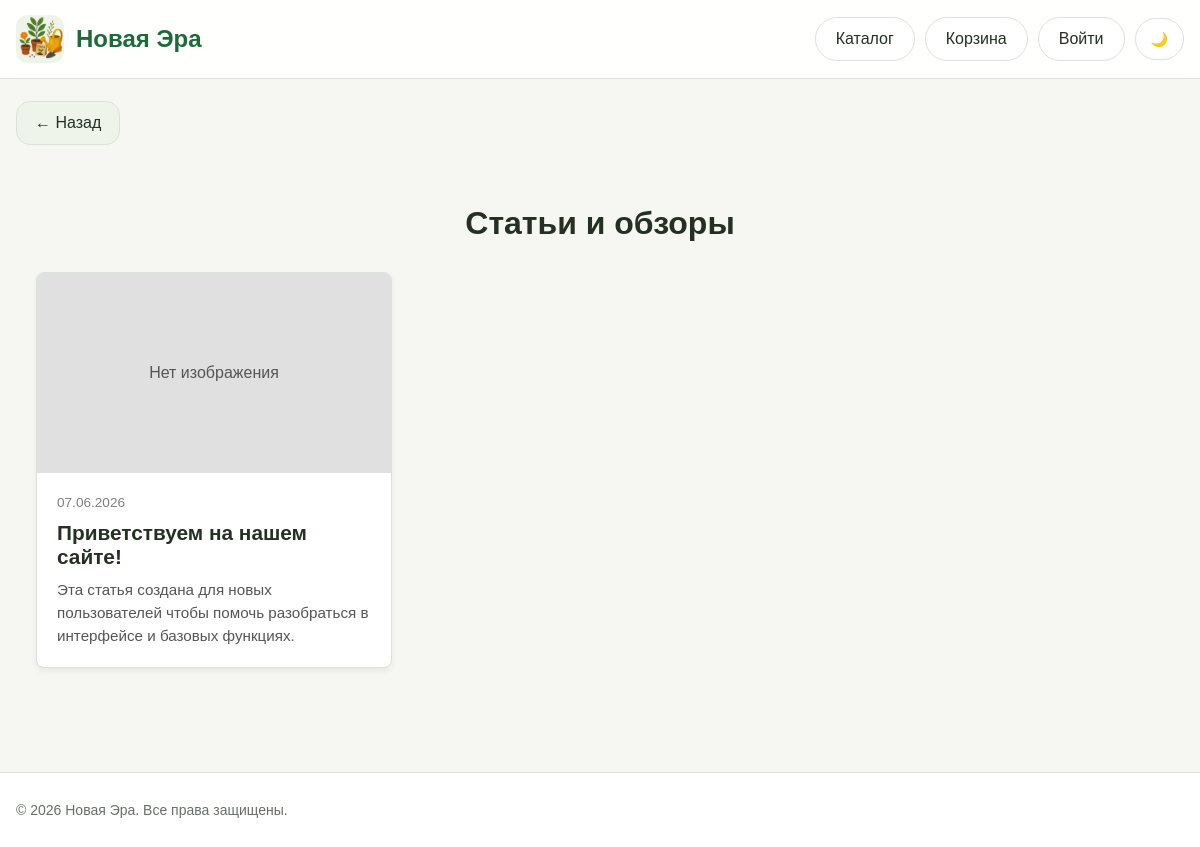
/blog, run on an earlier commit of the app's database.
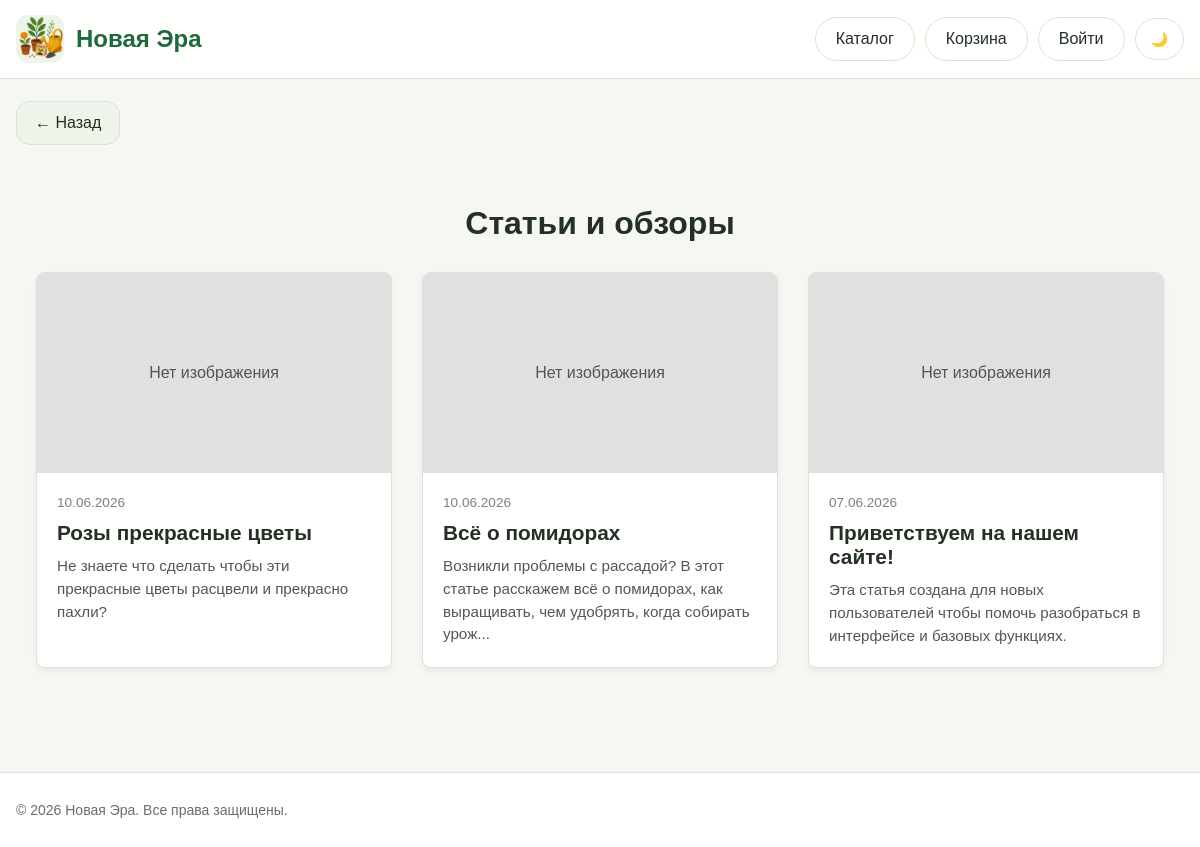
And on a later commit of the database.
### models.py (models this page shows)
class Post(db.Model):
    __tablename__ = 'post'
    id = db.Column(db.Integer, primary_key=True)
    title = db.Column(db.String(200), nullable=False)
    content = db.Column(db.Text, nullable=False)
    date_posted = db.Column(db.DateTime, default=datetime.now)
    image_post = db.Column(db.String(255))
    product_id = db.Column(db.Integer, db.ForeignKey('products.id'), nullable=True)
    related_product = db.relationship('Product', backref='posts')

### routes.py (the view)
@bp.route('/blog')
def blog():
    posts = Post.query.order_by(Post.date_posted.desc()).all()
    return render_template('blog.html', posts=posts)

### templates/blog.html
{% extends "base.html" %}
{% block content %}
<a href="javascript:history.back()" class="back-btn">
        ← Назад
    </a>
<div class="blog-container" style="max-width: 1200px; margin: 40px auto; padding: 0 20px;">
    <h1 style="margin-bottom: 30px; text-align: center;">Статьи и обзоры</h1>
    <div class="blog-grid" style="display: grid; grid-template-columns: repeat(auto-fill, minmax(300px, 1fr)); gap: 30px;">
        {% for post in posts %}
        <a href="{{ url_for('main.post_detail', post_id=post.id) }}" class="blog-card" style="background: var(--surface); border: 1px solid var(--border); border-radius: 8px; overflow: hidden; box-shadow: 0 4px 6px rgba(0,0,0,0.05); display: flex; flex-direction: column; text-decoration: none; color: inherit; transition: transform 0.2s ease, box-shadow 0.2s ease;">
            {% if post.image_src %}
                <img src="{{ post.image_src }}" alt="{{ post.title }}" style="width: 100%; height: 200px; object-fit: cover;">
            {% else %}
                <div style="width: 100%; height: 200px; background: #e0e0e0; display: flex; align-items: center; justify-content: center; color: #555;">
                    Нет изображения
                </div>
            {% endif %}
            <div class="blog-body" style="padding: 20px; flex-grow: 1; display: flex; flex-direction: column; justify-content: space-between;">
                <div>
                    <span style="font-size: 0.85rem; color: gray;">{{ post.date_posted.strftime('%d.%m.%Y') }}</span>
                    <h3 style="margin: 10px 0; font-size: 1.3rem; color: var(--text-main);">{{ post.title }}</h3>
                    <p style="color: #555; font-size: 0.95rem; line-height: 1.5; margin: 0;">
                        {{ post.content[:120] }}{% if post.content|length > 120 %}...{% endif %}
                    </p>
                </div>
            </div>
        </a>
        {% else %}
            <p style="grid-column: 1/-1; text-align: center; color: gray; padding: 40px;">Статей пока нет.</p>
        {% endfor %}
    </div>
</div>
{% endblock %}

What changed in the data, as far as the page shows it:
added Post: date_posted "10.06.2026", title "Розы прекрасные цветы", content "Не знаете что сделать чтобы эти прекрасные цветы расцвели и прекрасно пахли?"
added Post: date_posted "10.06.2026", title "Всё о помидорах", content "Возникли проблемы с рассадой? В этот статье расскажем всё о помидорах, как выращивать, чем удобрять, когда собирать урож"
